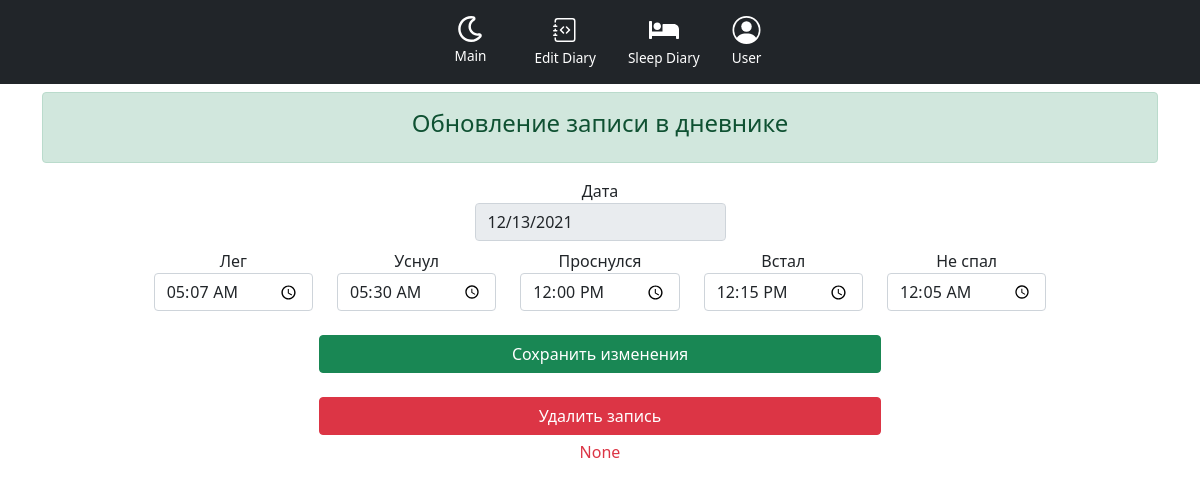
Page /sleep/update/2021-12-13 (signed in) on the earlier database version.
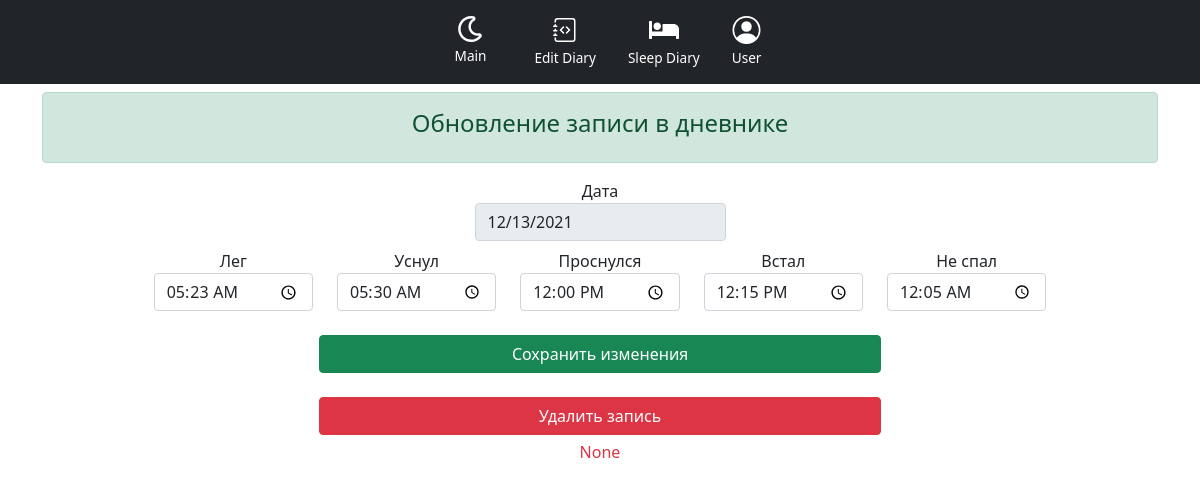
Same page on the later database version.
### app/model/models.py (models this page shows, shortened)
class Notation(db.Model):
    __tablename__ = 'notation'
    id = db.Column(db.Integer, primary_key=True)
    calendar_date = db.Column(db.Date, nullable=False)
    bedtime = db.Column(db.Time, nullable=False)
    asleep = db.Column(db.Time, nullable=False)
    awake = db.Column(db.Time, nullable=False)
    rise = db.Column(db.Time, nullable=False)
    without_sleep = db.Column(db.Time, nullable=False)
    user_id = db.Column(db.Integer, db.ForeignKey('user.id'), nullable=False)
    user = db.relationship('User', lazy=True, backref=db.backref('notations', lazy=True))
    __table_args__ = (UniqueConstraint('calendar_date', 'user_id', name='uniq_calendar_date_for_user'),)

### app/all_routes.py (the view)
@app.route('/sleep/update/<notation_date>', methods=['GET'])
def get_diary_entry_update_page(notation_date):
    return render_diary_entry_update_page(notation_date)

### app/controller/queries.py (called while the page is built)
def get_user(user_id: str):
    return db.session.query(User).get(user_id)

def get_notation_by_date(notation_date):
    return db.session.query(Notation).filter_by(user_id=current_user.id, calendar_date=notation_date).one()

### app/view_functions/general.py (called while the page is built)
@app.context_processor
def get_mode():
    g.mode = ''
    if os.getenv('FLASK_ENV') != "production":
        g.mode = os.getenv('FLASK_ENV')
    return dict(mode=g.mode)

@login_manager.user_loader
def load_user(user_id):
    try:
        return get_user(user_id)
    except sqlalchemy.exc.ProgrammingError as err:
        return flash('Таблица "User" - не создана.'), flash(err.args[0])
    except Exception as err:
        return display_unknown_error(err)

### app/view_functions/update_diary_entry.py (called while the page is built)
@login_required
def render_diary_entry_update_page(notation_date):
    try:
        notation = get_notation_by_date(notation_date)
    except sqlalchemy.exc.NoResultFound:
        flash(f'Записи с датой "{notation_date}" не существует.')
        return redirect(url_for('get_sleep_diary_entries'))
    except Exception as err:
        display_unknown_error(err)
        return redirect(f'/sleep/update/{notation_date}')
    else:
        return render_template(
            "edit_notation.html",
            notation=notation
        )

### app/templates/edit_notation.html (shortened to what this page needs)
{% extends 'base.html' %}
{% block edit_notation %}
        <div class="alert alert-success text-center my-2">
        <h4>Обновление записи в дневнике</h4>
        </div>
        <div class=" p-2">
            <form class="row justify-content-center" method="POST" enctype="multipart/form-data">
                <div class="row justify-content-center">
                    <div class="col-md-3 col-12 text-center mb-2">
                    <label class="sr-only" for="calendar_date">Дата</label>
                    <input disabled type="date" name="calendar_date" id="calendar_date" class="form-control" value="{{ notation.calendar_date }}">
                    </div>
                </div>
                <div class="row justify-content-center">
                    <div class="col-md-2 col-12 text-center">
                        <label class="sr-only" for="bedtime">Лег</label>
                        <input required type="time" name="bedtime" id="bedtime" class="form-control" value="{{ notation.bedtime }}">
                    </div>
                    <div class="col-md-2 col-12 text-center">
                        <label class="sr-only" for="asleep">Уснул</label>
                        <input required type="time" name="asleep" id="asleep" class="form-control" value="{{ notation.asleep }}">
                    </div>
                    <div class="col-md-2 col-12 text-center">
                        <label class="sr-only" for="awake">Проснулся</label>
                        <input required type="time" name="awake" id="awake" class="form-control" value="{{ notation.awake }}">
                    </div>
                    <div class="col-md-2 col-12 text-center">
                        <label class="sr-only" for="rise">Встал</label>
                        <input required type="time" name="rise" id="rise" class="form-control" value="{{ notation.rise }}">
                    </div>
                    <div class="col-md-2 col-12 text-center">
                        <label class="sr-only" for="without_sleep">Не спал</label>
                        <input required type="time" name="without_sleep" id="without_sleep" class="form-control" value="{{ notation.without_sleep }}">
                    </div>
                </div>
                    <input type="submit"  class="btn btn-success mt-4 mx-2 w-50" name="update_save" id="update_save" value="Сохранить изменения">
                    {% if request_delete_notation %}
                    <input type="submit" class="btn btn-danger mt-4 mx-2 w-50" name="delete_notation_2" id="delete_notation_2" value="Да, удалить запись из дневника">
                    {% else %}
                    <input type="submit" class="btn btn-danger mt-4 mx-2 w-50" name="delete_notation_1" id="delete_notation_1" value="Удалить запись">
                    {% endif %}
            </form>
        </div>
{% endblock %}

### app/templates/base.html (shortened to what this page needs)
<!DOCTYPE html>
<html lang="ru">
<head>
    <link href="{{ url_for('static', filename='css/bootstrap.min.css') }}" rel="stylesheet">
    <link href="{{ url_for('static', filename='css/bootstrap-icons.css') }}" rel="stylesheet">
    <link href="{{ url_for('static', filename='css/main.css') }}" rel="stylesheet">
</head>
<body>
<header>
    <div class="px-3 py-2 bg-dark text-white">
      <div class="container">
        <div class="d-flex flex-wrap align-items-center justify-content-center">
          <ul class="nav col-12 col-lg-auto my-2 my-md-0 justify-content-center text-small">
            <li>
              <a href="{{ url_for('get_main_page') }}" class="nav-link text-white mx-3">
                Main
              </a>
            </li>
            <li>
              <a href="{{ url_for('edit_diary') }}" class="nav-link text-white ">
                <svg class="bi d-block mx-auto mb-1" width="24" height="28"><use href="/static/img/bootstrap-icons.svg#journal-code"></use></svg>
                Edit Diary
              </a>
            </li>
            <li>
              <a href="{{ url_for('get_sleep_diary_entries') }}" class="nav-link text-white">
                Sleep Diary
              </a>
            </li>
            <li>
              <a href="{{ url_for('get_login_page') }}" class="nav-link text-white">
                  <svg class="bi d-block mx-auto mb-1" width="29" height="28">
                      <use href="/static/img/bootstrap-icons.svg#person-circle"></use>
                  </svg>
                  User
              </a>
            </li>
          </ul>
        </div>
      </div>
    </div>
</header>
<div class="container">
    {% block edit_notation %}{% endblock %}
    <h6 class="text-danger text-center">{{ mode }}</h6>
</div>
</body>
</html>

### app/static/css/main.css (style rules this page uses)
.bi { vertical-align: -.125em; fill: currentColor; }
.text-small { font-size: 85%; }

Differences in the rows shown:
changed Notation: bedtime "05:07:00" → "05:23:00"
